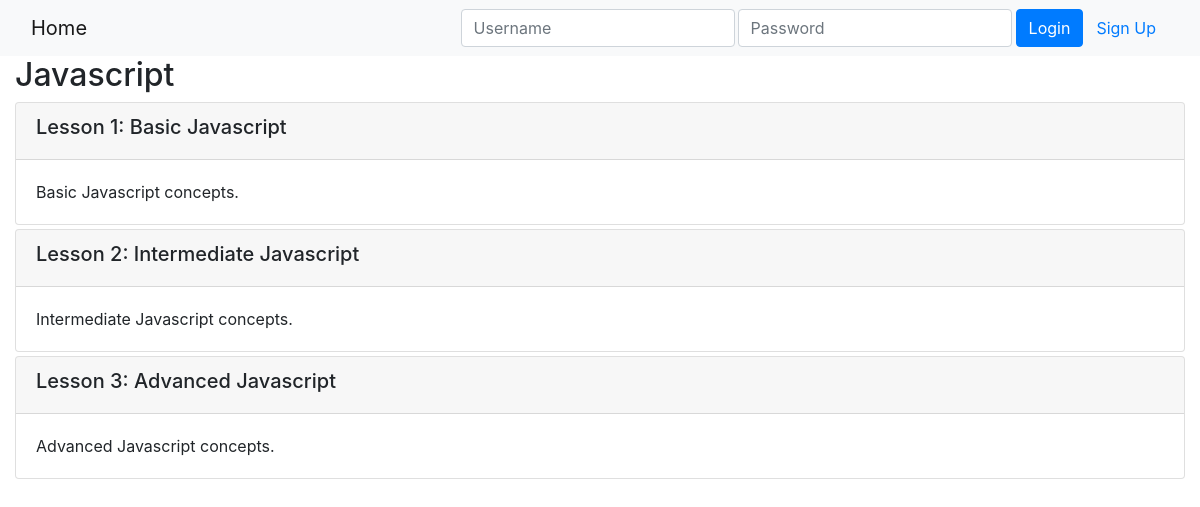
Page /onlinecourse/2/ on the earlier database version.
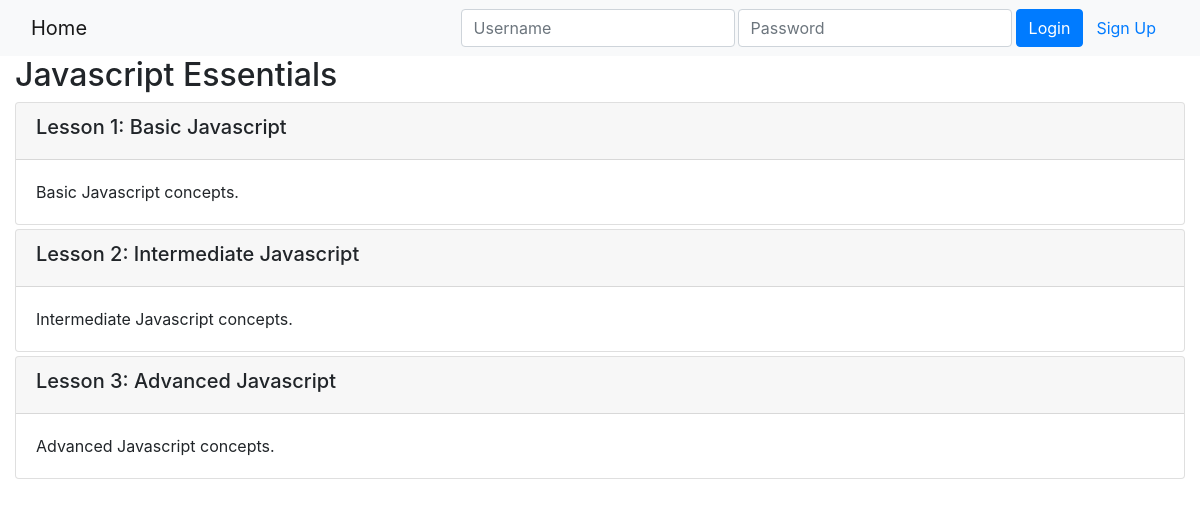
Same page on the later database version.
### onlinecourse/models.py (models this page shows, shortened)
class Course(models.Model):
    name = models.CharField(null=False, max_length=30, default='online course')
    image = models.ImageField(upload_to='course_images/')
    description = models.CharField(max_length=1000)
    pub_date = models.DateField(null=True)
    instructors = models.ManyToManyField(Instructor)
    users = models.ManyToManyField(settings.AUTH_USER_MODEL, through='Enrollment')
    total_enrollment = models.IntegerField(default=0)
    is_enrolled = False

### onlinecourse/views.py (the view)
# urls.py: path('<int:pk>/', views.CourseDetailView.as_view(), name='course_details'),
class CourseDetailView(generic.DetailView):
    model = Course
    template_name = 'onlinecourse/course_detail_bootstrap.html'

### onlinecourse/templates/onlinecourse/course_detail_bootstrap.html (shortened to what this page needs)
<!DOCTYPE html>
<html lang="en">
<head>
     {% load static %}
    <link rel="stylesheet" href="https://maxcdn.bootstrapcdn.com/bootstrap/4.5.2/css/bootstrap.min.css">
</head>
<body>
    <nav class="navbar navbar-light bg-light">
        <div class="container-fluid">
            <div class="navbar-header">
                  <a class="navbar-brand" href="{% url 'onlinecourse:index' %}">Home</a>
            </div>
            <ul class="nav navbar-nav navbar-right">
                {% if user.is_authenticated %}
                <li>
                    <a class="btn btn-link" href="#">{{ user.first_name }} ({{ user.username }})</a>
                    <a class="btn btn-link" href="{% url 'onlinecourse:logout' %}">Logout</a>
                </li>
                {% else %}
                <li>
                    <form class="form-inline" action="{% url 'onlinecourse:login' %}" method="post">
                        <div class="input-group">
                            <input type="text" class="form-control rounded mr-1" placeholder="Username" name="username" >
                            <input type="password" class="form-control rounded mr-1" placeholder="Password" name="psw" >
                            <button class="btn btn-primary" type="submit">Login</button>
                            <a class="btn btn-link" href="{% url 'onlinecourse:registration' %}">Sign Up</a>
                        </div>
                    </form>
                </li>
                {% endif %}
            </ul>
        </div>
    </nav>
    <div class="container-fluid">
            <h2>{{ course.name }}</h2>
            <div class="card-columns-vertical">
                {% for lesson in course.lesson_set.all %}
                    <div class="card mt-1">
                        <div class="card-header"><h5>Lesson {{lesson.order|add:1}}: {{lesson.title}}</h5></div>
                        <div class="card-body">{{lesson.content}}</div>
                    </div>
                {% endfor %}
            </div>
    </div>
</body>
</html>

Differences in the rows shown:
changed Course: name "Javascript" → "Javascript Essentials"
